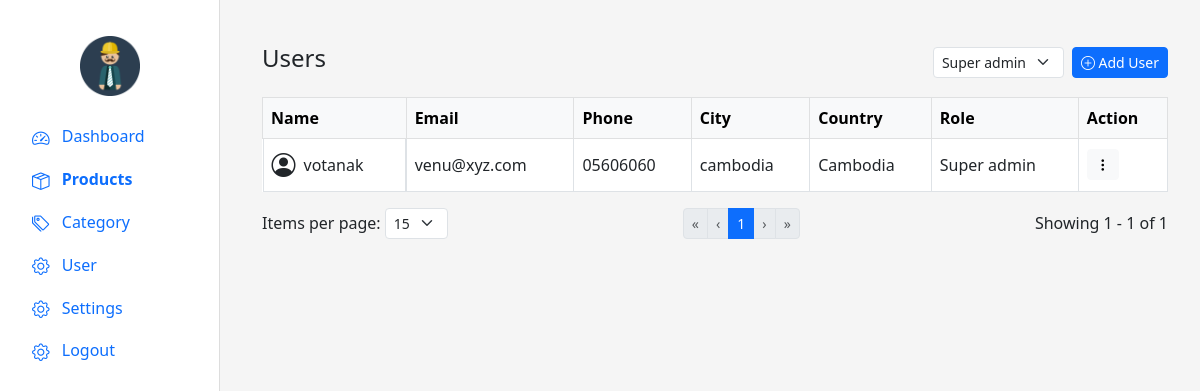
The page /users.php?role=Super admin (signed in) on the database its author committed.
### tables this page shows
CREATE TABLE `users` (
  `id` int(10) NOT NULL,
  `fullname` varchar(100) NOT NULL,
  `phone` varchar(20) NOT NULL,
  `email` varchar(100) NOT NULL,
  `password` varchar(255) NOT NULL,
  `address` varchar(255) NOT NULL,
  `city` varchar(100) NOT NULL,
  `country` varchar(100) NOT NULL,
  `avatar` varchar(255) NOT NULL,
  `role` varchar(50) NOT NULL,
  `description` text NOT NULL
);

### users.php (the view, shortened to what this page needs)
<?php
include 'db.php';
$filterRole = $_GET['role'] ?? '';
$itemsPerPage = isset($_GET['itemsPerPage']) ? intval($_GET['itemsPerPage']) : 15;
$page = isset($_GET['page']) ? max(1, intval($_GET['page'])) : 1;
$offset = ($page - 1) * $itemsPerPage;
$sql = "SELECT * FROM users";
$params = [];
$types = "";
if ($filterRole) {
    $sql .= " WHERE role = ?";
    $params[] = $filterRole;
    $types .= "s";
}
$sql .= " ORDER BY fullname ASC LIMIT ?, ?";
$params[] = $offset;
$params[] = $itemsPerPage;
$types .= "ii";
$stmt = $conn->prepare($sql);
$stmt->bind_param($types, ...$params);
$stmt->execute();
$result = $stmt->get_result();
$countSql = "SELECT COUNT(*) as total FROM users" . ($filterRole ? " WHERE role = ?" : "");
$countStmt = $conn->prepare($countSql);
if ($filterRole) {
    $countStmt->bind_param("s", $filterRole);
}
$countStmt->execute();
$totalUsers = $countStmt->get_result()->fetch_assoc()['total'];
$totalPages = ceil($totalUsers / $itemsPerPage);
?>
<!DOCTYPE html>
<html lang="en">
<head>
  <link href="https://cdn.jsdelivr.net/npm/bootstrap@5.3.0/dist/css/bootstrap.min.css" rel="stylesheet" />
  <link href="https://cdn.jsdelivr.net/npm/bootstrap-icons@1.10.5/font/bootstrap-icons.css" rel="stylesheet" />
</head>
<body>
<div class="sidebar p-3">
  <img src="profile.png" class="logo" alt="Logo" />
  <ul class="nav flex-column">
    <li class="nav-item">
      <a href="#" class="nav-link"><i class="bi bi-speedometer2"></i> Dashboard</a>
    </li>
    <li class="nav-item">
      <a href="dashboard.php" class="nav-link fw-bold"><i class="bi bi-box-seam"></i> Products</a>
    </li>
    <li class="nav-item">
      <a href="add_category.php" class="nav-link"><i class="bi bi-tags"></i> Category</a>
    </li>
    <li class="nav-item">
      <a href="users.php" class="nav-link"><i class="bi bi-gear"></i> User</a>
    </li>
    <li class="nav-item">
      <a href="#" class="nav-link"><i class="bi bi-gear"></i> Settings</a>
    </li>
    <li class="nav-item">
      <a href="index.html" class="nav-link"><i class="bi bi-gear"></i> Logout</a>
    </li>
  </ul>
</div>
<div class="main">
<div class="container my-4">
  <div class="d-flex justify-content-between mb-3 align-items-center flex-wrap gap-2">
    <h4>Users</h4>
    <div class="d-flex gap-2 align-items-center">
      <form method="GET" class="d-flex align-items-center gap-2">
        <select name="role" class="form-select form-select-sm" onchange="this.form.submit()">
          <option value="Super admin" <?= $filterRole == 'Super admin' ? 'selected' : '' ?>>Super admin</option>
        </select>
      </form>
      <a href="add_user.php" class="btn btn-primary btn-sm"><i class="bi bi-plus-circle"></i> Add User</a>
    </div>
  </div>
  <table class="table table-bordered bg-white align-middle">
    <thead class="table-light">
      <tr>
        <th>Name</th>
        <th>Email</th>
        <th>Phone</th>
        <th>City</th>
        <th>Country</th>
        <th>Role</th>
        <th>Action</th>
      </tr>
    </thead>
    <tbody>
      <?php if ($result->num_rows === 0): ?>
        <tr><td colspan="7" class="text-center">No users found</td></tr>
      <?php else: ?>
        <?php while ($user = $result->fetch_assoc()): ?>
          <tr>
            <td class="d-flex align-items-center">
              <?php if (!empty($user['avatar']) && file_exists(__DIR__ . '/uploads/' . $user['avatar'])): ?>
                <img src="uploads/<?= htmlspecialchars($user['avatar']) ?>" class="rounded-circle me-2" style="width: 32px; height: 32px; object-fit: cover;">
              <?php else: ?>
                <i class="bi bi-person-circle fs-4 me-2"></i>
              <?php endif; ?>
              <?= htmlspecialchars($user['fullname']) ?>
            </td>
            <td><?= htmlspecialchars($user['email']) ?></td>
            <td><?= htmlspecialchars($user['phone']) ?></td>
            <td><?= htmlspecialchars($user['city']) ?></td>
            <td><?= htmlspecialchars($user['country']) ?></td>
            <td><?= htmlspecialchars($user['role']) ?></td>
            <td>
              <div class="dropdown">
                <button class="btn btn-sm btn-light" data-bs-toggle="dropdown">
                  <i class="bi bi-three-dots-vertical"></i>
                </button>
              </div>
            </td>
          </tr>
        <?php endwhile; ?>
      <?php endif; ?>
    </tbody>
  </table>
  <div class="d-flex justify-content-between align-items-center mt-3">
    <div>
      <label>Items per page:
        <select class="form-select form-select-sm d-inline-block w-auto" onchange="location.href='?role=<?= urlencode($filterRole) ?>&itemsPerPage='+this.value">
          <?php foreach ([5, 10, 15, 25, 50] as $count): ?>
            <option value="<?= $count ?>" <?= $itemsPerPage == $count ? 'selected' : '' ?>><?= $count ?></option>
          <?php endforeach; ?>
        </select>
      </label>
    </div>
    <nav>
      <ul class="pagination pagination-sm mb-0">
        <li class="page-item <?= $page <= 1 ? 'disabled' : '' ?>">
          <a class="page-link" href="?role=<?= urlencode($filterRole) ?>&itemsPerPage=<?= $itemsPerPage ?>&page=1">&laquo;</a>
        </li>
        <li class="page-item <?= $page <= 1 ? 'disabled' : '' ?>">
          <a class="page-link" href="?role=<?= urlencode($filterRole) ?>&itemsPerPage=<?= $itemsPerPage ?>&page=<?= $page - 1 ?>">&lsaquo;</a>
        </li>
        <li class="page-item active"><a class="page-link" href="#"><?= $page ?></a></li>
        <li class="page-item <?= $page >= $totalPages ? 'disabled' : '' ?>">
          <a class="page-link" href="?role=<?= urlencode($filterRole) ?>&itemsPerPage=<?= $itemsPerPage ?>&page=<?= $page + 1 ?>">&rsaquo;</a>
        </li>
        <li class="page-item <?= $page >= $totalPages ? 'disabled' : '' ?>">
          <a class="page-link" href="?role=<?= urlencode($filterRole) ?>&itemsPerPage=<?= $itemsPerPage ?>&page=<?= $totalPages ?>">&raquo;</a>
        </li>
      </ul>
    </nav>
    <div>
      Showing <?= $offset + 1 ?> - <?= min($offset + $itemsPerPage, $totalUsers) ?> of <?= $totalUsers ?>
    </div>
  </div>
</div>
</div>
</body>
</html>

### users.php (style rules this page uses)
body { background: #f5f5f5; }
.sidebar { width: 220px; height: 100vh; position: fixed; background: white; border-right: 1px solid #ddd; }
.main { margin-left: 230px; padding: 20px; }
.logo { height: 60px; margin: 20px auto; display: block; }
.nav-link .bi { margin-right: 8px; font-size: 1.1rem; vertical-align: middle; }

### rows shown on the page
users: fullname "votanak", email "venu@xyz.com", phone "05606060", city "cambodia", country "Cambodia", role "Super admin"

### other values the page prints
$page "1"
$offset + 1 "1"
min($offset + $itemsPerPage, $totalUsers) "1"
$totalUsers "1"
form field value "15"
